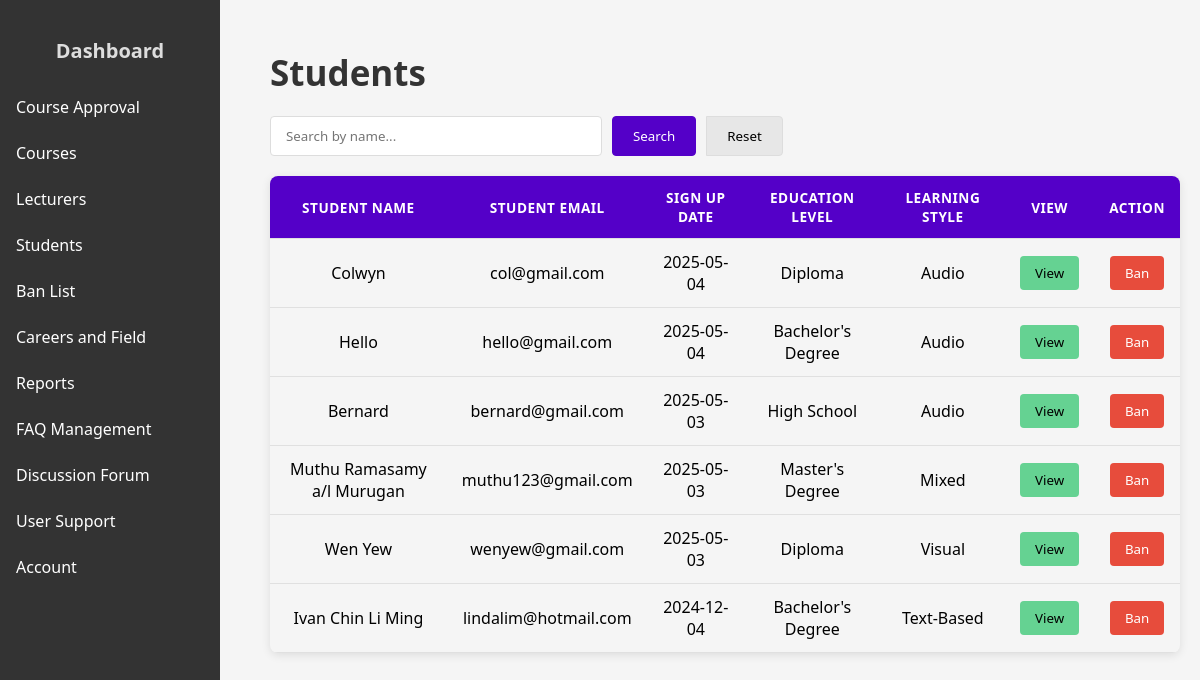
Page /admin_student.php (signed in) on the committed database.
### tables this page shows
CREATE TABLE `student` (
  `student_id` int(11) NOT NULL,
  `edu_level` varchar(50) NOT NULL,
  `learning_style` varchar(50) NOT NULL,
  `recent_course_list` varchar(500) DEFAULT NULL,
  `sign_up_date` date NOT NULL DEFAULT current_timestamp(),
  `user_email` varchar(100) NOT NULL
);

CREATE TABLE `user` (
  `user_email` varchar(100) NOT NULL,
  `password` varchar(128) NOT NULL,
  `name` varchar(100) NOT NULL,
  `role` varchar(100) NOT NULL,
  `pfp` varchar(100) DEFAULT 'profile/defaultProfile.jpg',
  `DOB` date NOT NULL,
  `theme` varchar(30) NOT NULL DEFAULT 'light',
  `forum_karma` int(11) NOT NULL DEFAULT 0
);

### admin_student.php (the view, shortened to what this page needs)
<?php include "conn.php";
$sql = "SELECT
            student.edu_level,
            student.learning_style,
            student.recent_course_list,
            student.sign_up_date,
            student.student_id,
            user.user_email,
            user.name AS student_name
        FROM
            student
        JOIN
            user ON student.user_email = user.user_email
        WHERE 1";
$sql .= " ORDER BY student.sign_up_date DESC";
$result = $conn->query($sql);
include 'admin_sidebar.php';
?>
<!DOCTYPE html>
<html lang="en">
<head>
    <link rel="stylesheet" href="admin.css">
</head>
<body>
<div class="main-content">
<h2>Students</h2>
<form method="GET" action="">
    <input type="text" name="search" placeholder="Search by name..." value="<?php echo isset($_GET['search']) ? htmlspecialchars($_GET['search']) : ''; ?>">
    <button type="submit">Search</button>
    <button type="button" onclick="window.location.href='<?php echo basename($_SERVER['PHP_SELF']); ?>'">Reset</button>
</form>
<table>
    <tr>
        <th>Student Name</th>
        <th>Student Email</th>
        <th>Sign Up Date</th>
        <th>Education Level</th>
        <th>Learning Style</th>
        <th>View</th>
        <th>Action</th>
    </tr>
    <?php
    if ($result->num_rows > 0) {
        while($row = $result->fetch_assoc()) {
            echo "<tr>";
            echo "<td>" . htmlspecialchars($row["student_name"]) . "</td>";
            echo "<td>" . htmlspecialchars($row["user_email"]) . "</td>";
            echo "<td>" . htmlspecialchars($row["sign_up_date"]) . "</td>";
            echo "<td>" . htmlspecialchars($row["edu_level"]) . "</td>";
            echo "<td>" . htmlspecialchars($row["learning_style"]) . "</td>";
            echo "<td><button class='viewStuBtn' onclick='viewStuProfile(\"".$row["user_email"]."\")' type='button'>View</button></td>";
            echo "<td>
            <button type='button' onclick=\"openRemoveModal('" . $row["student_id"] . "')\">Ban</button>
        </td>";
            echo "</tr>";
        }
    } else {
        echo "<tr><td colspan='5'>No matching proposals found.</td></tr>";
    }
    ?>
</table>
</body>
</html>

### admin.css (style rules this page uses)
table { margin-bottom: 30px; }
body { font-family: 'Segoe UI', Tahoma, Geneva, Verdana, sans-serif, sans-serif; margin: 0; padding: 0; background-color: #f5f5f5; }
.main-content { margin-left: 250px; padding: 20px; }
h2 { color: #333; margin-bottom: 20px; font-size: 35px; }
table { width: 100%; border-collapse: collapse; margin: 20px 0; font-family: 'Segoe UI', Tahoma, Geneva, Verdana, sans-serif; box-shadow: 0 2px 10px rgba(0, 0, 0, 0.1); border-radius: 8px; overflow: hidden; }
th, td { padding: 12px 15px; border-bottom: 1px solid #e0e0e0; text-align: center; vertical-align: middle; }
th { background-color: #5400C8; color: white; font-weight: 600; text-transform: uppercase; font-size: 0.85em; letter-spacing: 0.5px; }
button { padding: 8px 15px; border: none; border-radius: 4px; cursor: pointer; font-weight: 500; transition: all 0.3s ease; white-space: nowrap; margin: 0 auto; font-family: 'Segoe UI', Tahoma, Geneva, Verdana, sans-serif; }
.viewStuBtn { background-color: #65d292; }
button[onclick*="openRemoveModal"] { background-color: #e74c3c; color: white; }
form[method="GET"] { display: flex; margin: 20px 0; gap: 10px; }
form[method="GET"] input[type="text"] { padding: 10px 15px; border: 1px solid #ddd; border-radius: 4px; width: 300px; font-family: 'Segoe UI', Tahoma, sans-serif; outline: none; }
form[method="GET"] button[type="submit"] { padding: 10px 20px; border: 1px solid #5400C8; background-color: #5400C8; color: white; border-radius: 4px; cursor: pointer; transition: background-color 0.3s; }
form[method="GET"] button[type="button"] { padding: 10px 20px; border: 1px solid #ddd; background-color: #e7e7e7; border-radius: 0 4px 4px 0; cursor: pointer; transition: all 0.3s; }
form[method="GET"] button { margin: 0; }

### admin_sidebar.php (style rules this page uses)
.main-content { margin-left: 220px; padding: 20px; }

### rows in the picture
student: user_email.name "Colwyn", user_email.user_email "col@gmail.com", sign_up_date "2025-05-04", edu_level "Diploma", learning_style "Audio"
student: user_email.name "Hello", user_email.user_email "hello@gmail.com", sign_up_date "2025-05-04", edu_level "Bachelor's Degree", learning_style "Audio"
student: user_email.name "Bernard", user_email.user_email "bernard@gmail.com", sign_up_date "2025-05-03", edu_level "High School", learning_style "Audio"
student: user_email.name "Muthu Ramasamy a/l Murugan", user_email.user_email "muthu123@gmail.com", sign_up_date "2025-05-03", edu_level "Master's Degree", learning_style "Mixed"
student: user_email.name "Wen Yew", user_email.user_email "wenyew@gmail.com", sign_up_date "2025-05-03", edu_level "Diploma", learning_style "Visual"
student: user_email.name "Ivan Chin Li Ming", user_email.user_email "lindalim@hotmail.com", sign_up_date "2024-12-04", edu_level "Bachelor's Degree", learning_style "Text-Based"
